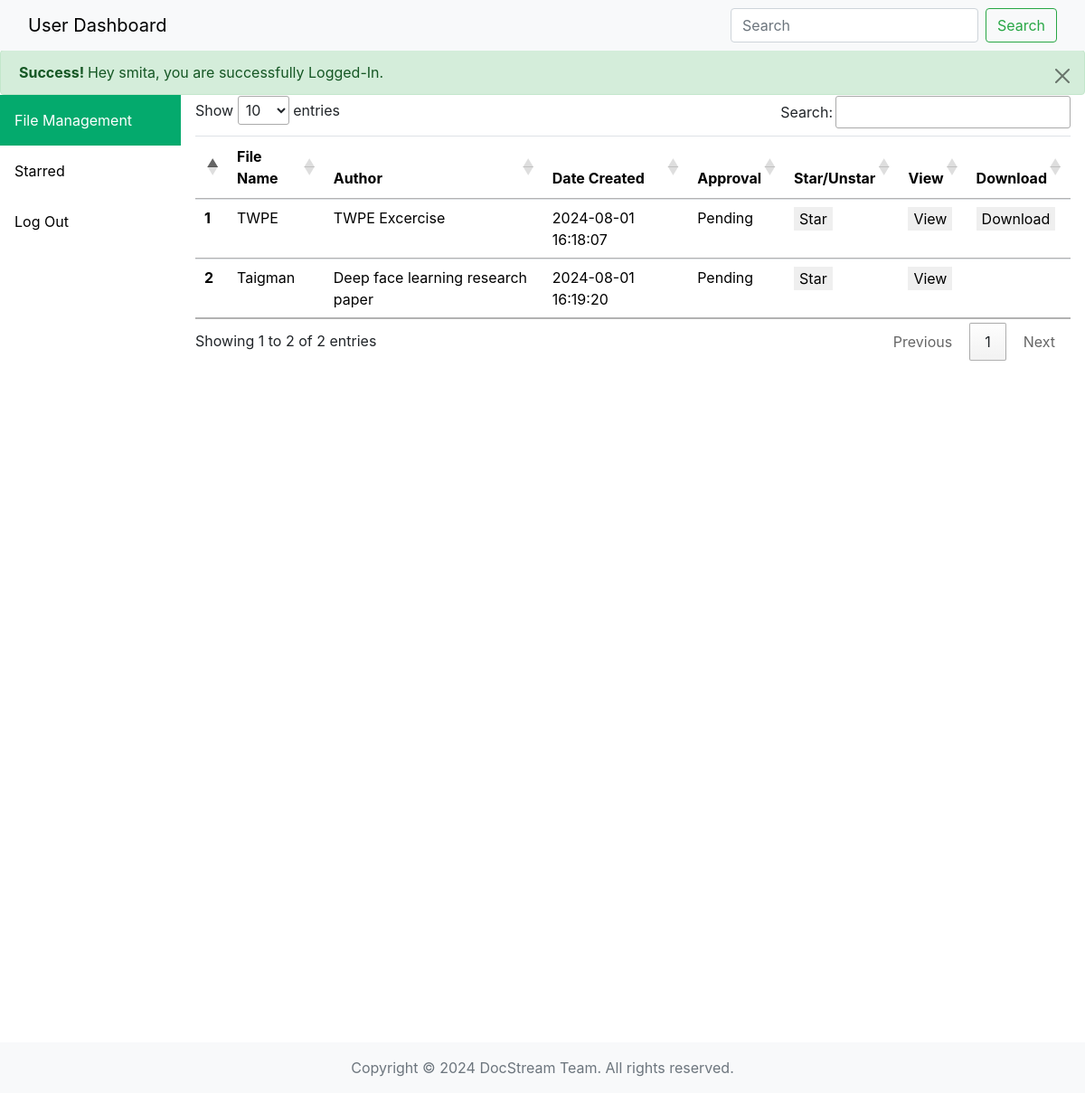
Screenshot of /user/user.php (signed in) with the database file from the repository.
### tables this page shows
CREATE TABLE `access_control` (
  `access_id` int(11) NOT NULL,
  `user_id` int(11) DEFAULT NULL,
  `document_id` int(11) DEFAULT NULL,
  `access_type` enum('View Only','View and Download') DEFAULT NULL,
  `access_granted_by` int(11) DEFAULT NULL,
  `granted_date` timestamp NOT NULL DEFAULT current_timestamp()
);

CREATE TABLE `documents` (
  `document_id` int(11) NOT NULL,
  `title` varchar(255) NOT NULL,
  `description` text DEFAULT NULL,
  `file_path` varchar(255) NOT NULL,
  `file_type` varchar(50) NOT NULL,
  `upload_date` timestamp NOT NULL DEFAULT current_timestamp(),
  `uploaded_by` int(11) DEFAULT NULL,
  `status` enum('Active','Archived') DEFAULT 'Active'
);

CREATE TABLE `document_approvals` (
  `approval_id` int(11) NOT NULL,
  `document_id` int(11) DEFAULT NULL,
  `approved_by` int(11) DEFAULT NULL,
  `approval_date` timestamp NOT NULL DEFAULT current_timestamp(),
  `status` enum('Pending','Approved','Rejected') NOT NULL DEFAULT 'Pending'
);

### user/user.php (the view, shortened to what this page needs)
<?php
include '../partials/_dbconnect.php';
?>
<!DOCTYPE html>
<html lang="en">
<head>
    <link rel="stylesheet" href="/DMS/user/user.css">
    <link href="https://cdn.jsdelivr.net/npm/bootstrap@5.3.3/dist/css/bootstrap.min.css" rel="stylesheet">
    <link rel="stylesheet" href="https://stackpath.bootstrapcdn.com/bootstrap/4.4.1/css/bootstrap.min.css">
    <link rel="stylesheet" href="https://cdn.datatables.net/1.10.20/css/jquery.dataTables.min.css">
</head>
<body style="padding-top: 55px;">
    <?php
    $servername = "127.0.0.1";
    $username = "root";
    try {
        $conn = new PDO("mysql:host=$servername;dbname=dms", $username);
        $conn->setAttribute(PDO::ATTR_ERRMODE, PDO::ERRMODE_EXCEPTION);
    } catch (PDOException $e) {
    }
    $user = $_SESSION['srno'];
    $sql = "SELECT document_id, access_type FROM access_control WHERE user_id=$user";
    $result = $conn->query($sql);
    ?>
    <?php
    require '/xampp/htdocs/dms/partials/_header.php';
    if (!$_SESSION['alert_shown2']) {
        echo '<div class="alert alert-success alert-dismissible fade show alert-top mb-0" role="alert"><strong>Success! </strong>
            Hey ' . $_SESSION['username'] . ', you are successfully Logged-In.<button type="button" class="btn-close" data-bs-dismiss="alert" aria-label="Close"></button></div>';
    }
    ?>
    <div class="sidebar">
        <a class="active" id="fileManagement" href="#fileManagement">File Management</a>
        <a id="Starred" href="#Starred">Starred</a>
        <a id="logout" href="../logout.php">Log Out</a>
    </div>
    <div id="fileManagementSection">
        <div class="content">
            <table class="table" id="myTable">
                <thead>
                    <tr>
                        <th scope="col"></th>
                        <th scope="col">File Name</th>
                        <th scope="col">Author</th>
                        <th scope="col">Date Created</th>
                        <th scope="col">Approval</th>
                        <th scope="col">Star/Unstar</th>
                        <th scope="col">View</th>
                        <th scope="col">Download</th>
                    </tr>
                </thead>
                <tbody class="table-group-divider">
                    <?php
                    if ($result->rowCount() > 0) {
                        $no = 0;
                        while ($row = $result->fetch(PDO::FETCH_ASSOC)) {
                            $sql1 = "SELECT title, description, file_path, upload_date, uploaded_by FROM documents WHERE document_id= $row[document_id]";
                            $result1 = $conn->query($sql1);
                            $row1 = $result1->fetch(PDO::FETCH_ASSOC);
                            $no++;
                            echo "<tr>
                            <th scope='row'>$no</th>
                            <td>{$row1['title']}</td>
                            <td>{$row1['description']}</td>
                            <td>{$row1['upload_date']}</td>
                            <td>";
                            $sql2 = "SELECT status FROM document_approvals WHERE document_id= $row[document_id]";
                            $result2 = $conn->query($sql2);
                            $row2 = $result2->fetch(PDO::FETCH_ASSOC);
                            echo $row2['status'];
                            echo "</td>
                            <td>
                                <form action='toggle_star.php' method='POST' style='display:inline;'>
                                    <input type='hidden' name='document_id' value='{$row['document_id']}'>
                                    <button type='submit'>";
                            $starred_sql_check = "SELECT * FROM starred_documents WHERE user_id=$user AND document_id={$row['document_id']}";
                            $starred_check_result = $conn->query($starred_sql_check);
                            echo $starred_check_result->rowCount() > 0 ? 'Unstar' : 'Star';
                            echo "</button>
                                </form>
                            </td>
                            <td>
                                <form action='view_file.php' method='GET' style='display:inline;'>
                                    <input type='hidden' name='id' value='{$row1['file_path']}'>
                                    <button type='submit'>View</button>
                                </form>
                            </td>";
                            if ($row['access_type'] == 'View and Download') {
                                echo " <td>
                                <form action='download_file.php' method='GET' style='display:inline;'>
                                    <input type='hidden' name='new' value='{$row1['file_path']}'>
                                    <button type='submit'>Download</button>
                                </form>
                            </td>";
                            } else {
                                echo "<td></td>";
                            }
                            echo " </tr>";
                        }
                    }
                    ?>
                </tbody>
            </table>
        </div>
    </div>
    <?php
    require '/xampp/htdocs/dms/partials/_footer.php';
    ?>
</body>
</html>

### user/user.css (style rules this page uses)
button { border: none; }
.sidebar a.active { background-color: #1abc9c; color: white; }
.sidebar { margin: 0; padding: 0; width: 200px; position: fixed; height: 100%; overflow: auto; }
.sidebar a { display: block; color: black; padding: 16px; text-decoration: none; }
.sidebar a.active { background-color: #04AA6D; color: white; }
div.content { margin-left: 200px; padding: 1px 16px; height: 1000px; }

### rows the page displays
access_control: document.title "TWPE", document.description "TWPE Excercise", document.upload_date "2024-08-01 16:18:07", document_approvals.status "Pending"
access_control: document.title "Taigman", document.description "Deep face learning research paper", document.upload_date "2024-08-01 16:19:20", document_approvals.status "Pending"

### other values shown
$navbarTitle "User Dashboard"
$_SESSION['username'] "smita"
